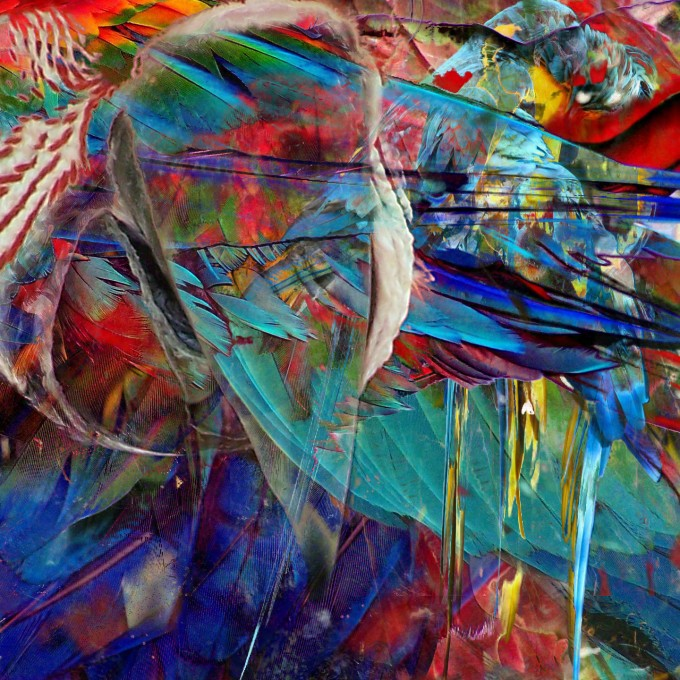
#> input picture Parrots-680x680.jpg, 680 x 680 px
$ python Original.py
#> lines starting #> are read from the running program, lines starting #| are printed output that depends on the picture; long printed decimals are rounded
#EE596
#Lab 01 - Huffman Code
#ChiranjithD
#Original

import matplotlib.pyplot as plt
import matplotlib.image as img
from skimage.metrics import peak_signal_noise_ratio
import numpy as np
import math

image = img.imread('Parrots-680x680.jpg')
#> image is the input picture: shape (680, 680, 3); mean R, G, B 87.2, 83.6, 92.1
#print(image.max)
plt.figure(1)
imgplot = plt.imshow(image)
plt.title("Original Parrots Image - E/17/047")
###############################################

#Step 04
#quantized_img = np.floor_divide(img_cropped, 256//8)
#quantized_img=np.around(img_cropped / (256/8-1)).astype(int)
quantized_img = np.digitize(image, np.arange(0, 256, 256/8)) - 1  #quantized the image
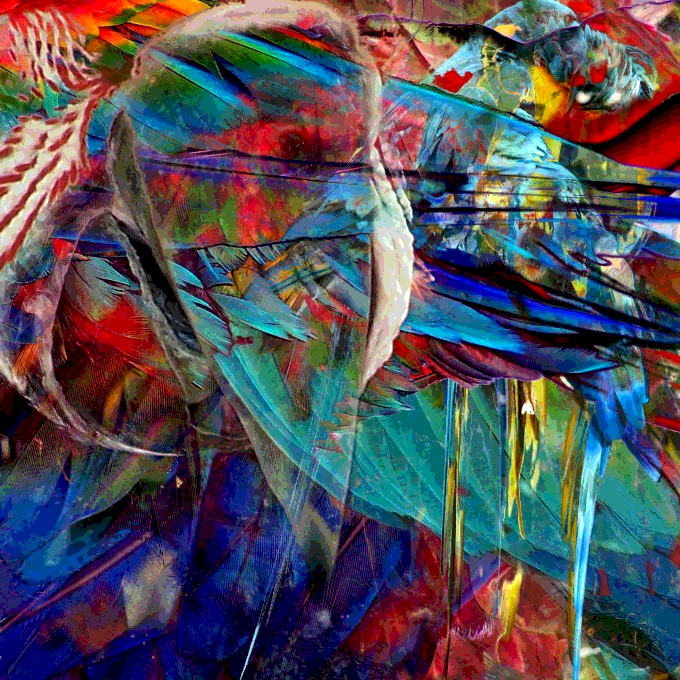
#> quantized_img: shape (680, 680, 3) int64; mean R, G, B 2.24, 2.14, 2.4; drawn with min black and max white


#plot the quantized image
plt.figure(2)
plt.title("Quantized Image(Original) - E/17/047")
quantized_img_32=quantized_img*(256//8)
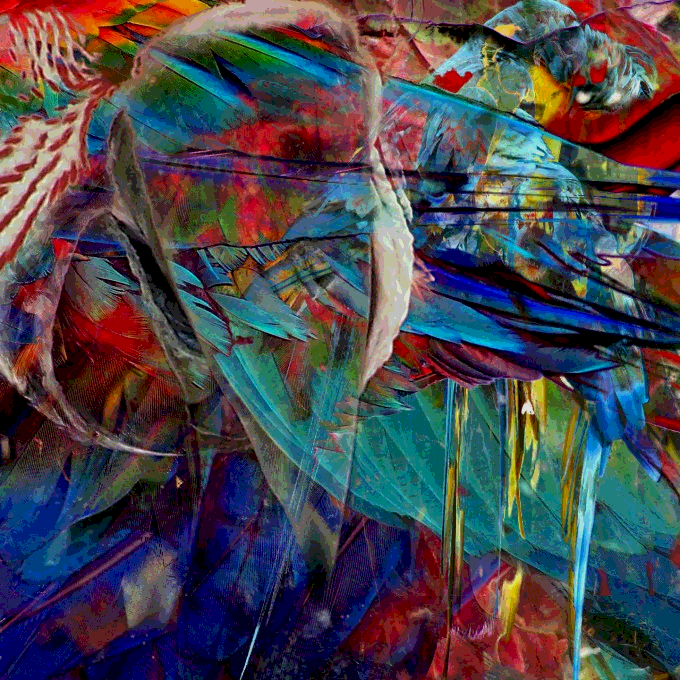
#> quantized_img_32: shape (680, 680, 3) int64; mean R, G, B 71.8, 68.5, 76.8
imgplot = plt.imshow(quantized_img_32)

#convert to 1D
quantized_img_1d = quantized_img.reshape((1, -1))[0]
f = open("quantized_img_1d_original.txt", "a")
f.write(np.array2string(quantized_img_1d))
f.close()

########################################################
#Step 05
#hist_data = np.histogram(quantized_img_1d, bins=8)
#hist, _ = np.histogram(quantized_img_1d, bins=8, range=(0, 7), density=True)
#hist = hist / len(quantized_img_1d)
# Display the histogram and probabilities
hist, bins = np.histogram(quantized_img_1d, bins=8, range=(0, 7))
#> hist = [230901, 299059, 282689, 251085, 174475, 86002, 49881, 13108]; bins = [0, 0.875, 1.75, 2.62, 3.5, 4.38, 5.25, 6.12, 7]
prob_dist = hist / np.sum(hist)
#> prob_dist = [0.166, 0.216, 0.204, 0.181, 0.126, 0.062, 0.036, 0.00945]

plt.figure(4)
plt.title("Probability Distribustion with Symbols - E/17/047")
symbols = np.arange(8)
plt.bar(symbols, hist / np.sum(hist))
plt.xticks(symbols)
plt.xlabel('Symbol')
plt.ylabel('Probability')
'''
print('Symbol probability distribution:')
for i, p in enumerate(hist):
    print(f'Symbol {i}: {p:.3f}')
'''
sorted_symbols = sorted(symbols, key=lambda s: hist[s], reverse=True)
#> sorted_symbols = [1, 2, 3, 0, 4, 5, 6, 7]
probabilities=sorted(prob_dist,reverse=True)
#> probabilities = [0.216, 0.204, 0.181, 0.166, 0.126, 0.062, 0.036, 0.00945]
print("symbols: ", sorted_symbols)
#| symbols:  [1, 2, 3, 0, 4, 5, 6, 7]
print("probabilities: ", probabilities)
#| probabilities:  [0.2156, 0.2038, 0.181, 0.1665, 0.1258, 0.062, 0.03596, 0.009449]

############################################################
#Step 06
def build_huffman_tree(symbols, freq):
    # Initialize list of trees as leaf nodes
    trees = [[freq[i], [symbols[i], '']] for i in range(len(symbols))]
#> trees = [[0.216, [1, '']], [0.204, [2, '']], [0.181, [3, '']], [0.166, [0, '']], [0.126, [4, '']], [0.062, [5, '']], [0.036, [6, '']], [0.00945, [7, '']]]

    while len(trees) > 1:
        # Sort the trees by frequency
        trees = sorted(trees, key=lambda x: x[0])
        #print("Tree",trees)
        #print("|||||||||||||||||||||||||||||||||||||||||||||||||||||||||||||||||||||||||||||||||")
        # Take the two trees with lowest frequency
        left_tree = trees[0]
        right_tree = trees[1]
        # Add '0' to codewords of left tree and '1' to codewords of right tree
        for pair in left_tree[1:]:
            pair[1] = '1' + pair[1]
        for pair in right_tree[1:]:
            pair[1] = '0' + pair[1]
        # Create a parent node and add the frequency of children to it
        parent = [left_tree[0] + right_tree[0]] + left_tree[1:] + right_tree[1:]
        # Remove the children from the list and add the parent node
        trees = trees[2:]
        trees.append(parent)
#> this loop made 7 passes
#> (left_tree, right_tree, parent) on passes 1 to 5: ([0.00945, [7, '']], [0.036, [6, '']], [0.0454, [7, '1'], [6, '0']]), ([0.0454, [7, '1'], [6, '0']], [0.062, [5, '']], [0.107, [7, '11'], [6, '10'], [5, '0']]), ([0.107, [7, '11'], [6, '10'], [5, '0']], [0.126, [4, '']], [0.233, [7, '111'], [6, '110'], [5, '10'], [4, '0']]), ([0.166, [0, '']], [0.181, [3, '']], [0.347, [0, '1'], [3, '0']]), ([0.204, [2, '']], [0.216, [1, '']], [0.419, [2, '1'], [1, '0']])
#> (left_tree, right_tree) on pass 6: ([0.233, [7, '111'], [6, '110'], [5, '10'], [4, '0']], [0.347, [0, '1'], [3, '0']])
#> after the loop, pair = [3, '000']; trees = [[1, [2, '11'], [1, '10'], [7, '01111'], [6, '01110'], [5, '0110'], [4, '010'], [0, '001'], [3, '000']]]
    # Return the root node of the Huffman tree
    return trees[0]

# Build the Huffman tree for the symbols and their frequencies
huffman_tree = build_huffman_tree(sorted_symbols, probabilities)
#> huffman_tree = [1, [2, '11'], [1, '10'], [7, '01111'], [6, '01110'], [5, '0110'], [4, '010'], [0, '001'], [3, '000']]
codewords = dict(huffman_tree[1:])
#> codewords = {2: '11', 1: '10', 7: '01111', 6: '01110', 5: '0110', 4: '010', 0: '001', 3: '000'}
print(codewords)
#| {2: '11', 1: '10', 7: '01111', 6: '01110', 5: '0110', 4: '010', 0: '001', 3: '000'}

############################################################
#Step 07
encoding_output = []
for c in quantized_img_1d:
    #print(c,codewords[c])
    encoding_output.append(codewords[c])
#> this loop made 1387200 passes
#> after the loop, encoding_output = 1387200 items
Original_compressed_image = ''.join([str(item) for item in encoding_output])

############################################################
#Step 08
# write the compressed data string to a text file
with open('Original_compressed_image.txt', 'w') as file:
    file.write(Original_compressed_image)
#print(Cropped_compressed_image)

##################################################################
#Step 10
with open('Original_compressed_image.txt', 'r') as file:
    compressed_data = np.array([(num) for num in file.readline()])

def keyFind(value):
    key = None
    for k, v in codewords.items():
        if v == value:
            key = k
            return key

# decode the compressed data
decoded_data = []
current_code = ''
#decoded_image = np.array([codewords[symbol] for symbol in compressed_data])
codewords_values = codewords.values()
for bit in compressed_data:
    current_code += str(bit)
    current_code1="'"+current_code+"'"
    if current_code in codewords.values():
        key=keyFind(current_code)
        #print(key)
        decoded_data.append(key)
        current_code = ""
#> after the loop, current_code = ''; decoded_data = 1387200 items; key = 2

#print(decoded_data)
#print(quantized_img_1d)
decoded_pixels = np.array(decoded_data).reshape((680, 680, 3))
#print(decoded_pixels)

plt.figure(5)
plt.title(" Decompress Image(Original) - E/17/047")
decode_img_32=decoded_pixels*(256//8)
imgplot = plt.imshow(decode_img_32)
plt.savefig('Decompress Image Original.jpg')
print(codewords)
#| {2: '11', 1: '10', 7: '01111', 6: '01110', 5: '0110', 4: '010', 0: '001', 3: '000'}

###############################
#Step 11
entropy=0
for prob in probabilities:
    if prob > 0:
        entropy += prob * math.log2(1/prob)
#> this loop made 8 passes
#> (prob, entropy) on passes 1 to 8: (0.216, 0.477), (0.204, 0.945), (0.181, 1.39), (0.166, 1.82), (0.126, 2.2), (0.062, 2.45), (0.036, 2.62), (0.00945, 2.68)
#> after the loop, entropy = 2.68
print("Original Image Entropy: ",entropy)
#| Original Image Entropy:  2.683

#Step 12
psnro = peak_signal_noise_ratio(image, decoded_pixels)
#> psnro = 8.12
print(f"The PSNR of Original Image: " ,psnro)
#| The PSNR of Original Image:  8.122


compressed_file_size = len(Original_compressed_image)
#> compressed_file_size = 3791832
compression_ratio = 680*680*8 / (compressed_file_size)
#> compression_ratio = 0.976
print(compression_ratio)
#| 0.9756


plt.show()
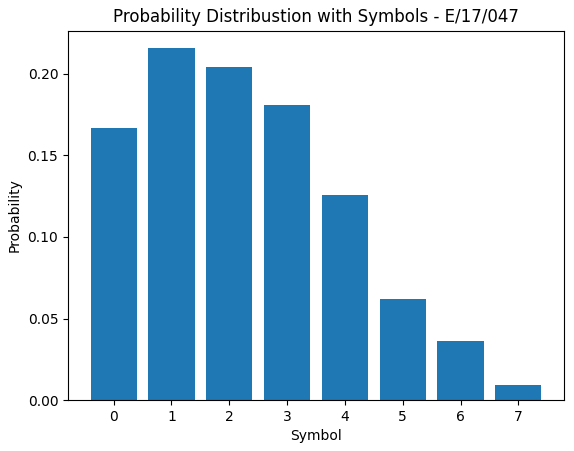
#> figure drawn by matplotlib, 1 panel; tallest bar 0.216 high, from x = 0.6 to 1.4
